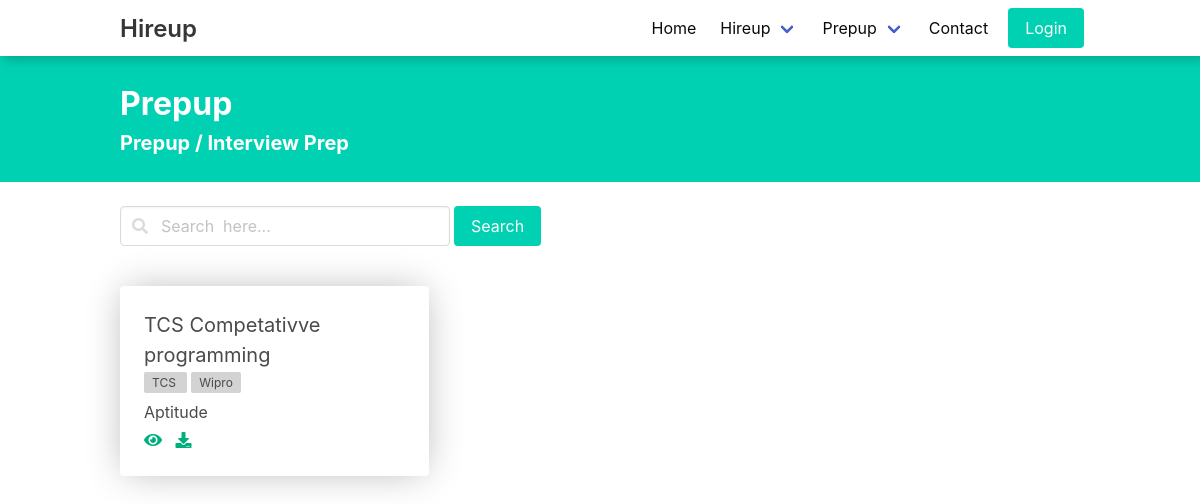
The page /prepup/interview-prep on the database as committed earlier.
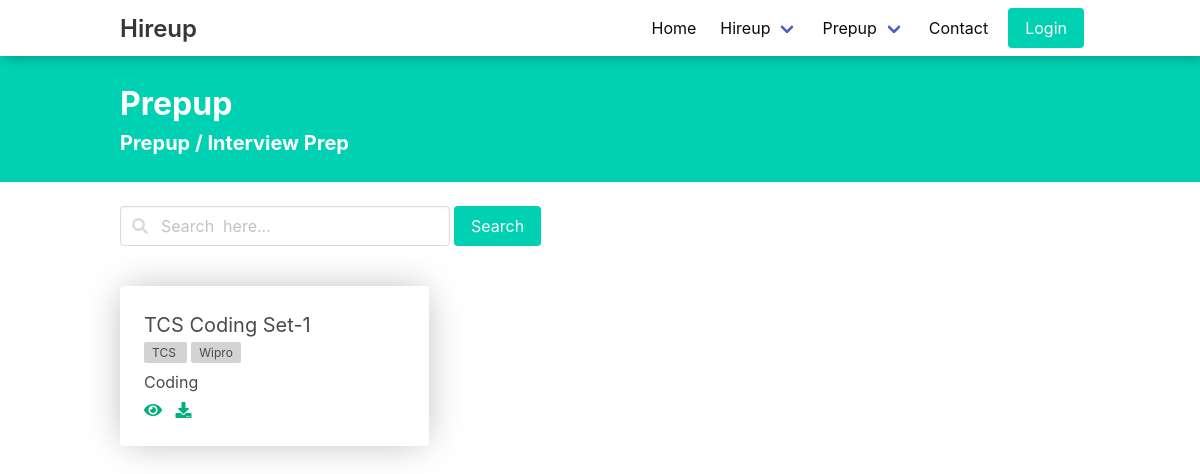
The same page on the database as committed later.
### NotesApp/models.py (models this page shows, shortened)
class InterviewPrep(models.Model):
    name=models.CharField(max_length=200)
    category=models.ForeignKey(Category,on_delete=models.CASCADE)
    file = models.FileField(null=True, blank=True,upload_to='InterviewPrep/Fileuploads/')
    url = models.URLField(null=True, blank=True)
    createdBy=models.ForeignKey(User, on_delete=models.CASCADE)
    IsApproved=models.BooleanField(default=False)
    tags=models.ManyToManyField(Tags)
    def __str__(self):
        return self.name

class Category(models.Model):
    name=models.CharField(max_length=100)

### NotesApp/views.py (the view)
# urls.py: path('interview-prep', interviewIndex, name='interviewIndex'),
def interviewIndex(request):
    Interviews=InterviewPrep.objects.filter(IsApproved=True)
    print(Interviews)
    return render(request, 'prepup/interviewPrep.html',{'data':Interviews})

### templates/prepup/interviewPrep.html (shortened to what this page needs)
{% extends "layout.html" %} {% load static %} {% block css %}
<link rel="stylesheet" href="{% static 'css/prepup/index.css' %}" />
<link
  rel="stylesheet"
  href="https://cdnjs.cloudflare.com/ajax/libs/font-awesome/4.7.0/css/font-awesome.min.css"
/>
<link
  rel="stylesheet"
  href="https://use.fontawesome.com/releases/v5.8.1/css/all.css"
/>
{% endblock %} {% block body %}
<div class="has-background-primary set">
  <div class="container py-5">
    <h1 class="is-size-3 has-text-white m-0"><b>Prepup</b></h1>
    <h2 class="is-size-5 has-text-white"><b>Prepup / Interview Prep</b></h2>
  </div>
</div>
<div class="container field is-grouped mt-5 set">
  <div class="field mr-1">
    <p class="control has-icons-left has-icons-right">
      <input class="input" type="text" placeholder="Search  here..." />
      <span class="icon is-small is-left">
      </span>
    </p>
  </div>
  <button class="button is-primary" type="button" href="">Search</button>
</div>
<section class="section container set">
  <div class="card__container">
    {% for i in data %}
    <div class="card">
      <div class="card-content">
        <div class="content">
          <p class="is-size-5 m-0 mb-1">{{i.name}}</p>
          <p class="m-0 is-size-7 has-text-lightgrey">
            {% for i in i.tags.all %}
           <span class="tag__small">{{ i.name }} </span>
           {% endfor %}
          </p>
          <p class="m-0 is-size-6 mt-2 mb-1">{{i.category.name}}</p>
          <a href="#"><i class="fa fa-eye"></i></a> &nbsp;
          <a href="#"><i class="fa fa-download"></i></a>
        </div>
      </div>
    </div>
    {% endfor %}
  </div>
</section>
{% endblock %} {% block script %} {% endblock %}

Rows that differ between the two databases and show on the page:
changed InterviewPrep: name "TCS Competativve programming" → "TCS Coding Set-1"; category.name "Aptitude" → "Coding"
